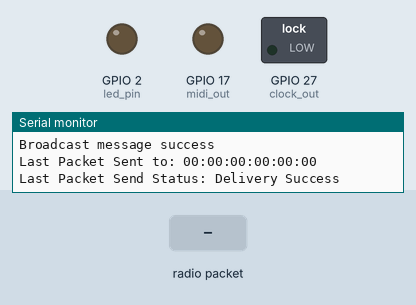
Bench run of a sketch on a simulated ESP32. Parts: switched loads named in the sketch (green lamp = pin HIGH), output pins drawn as LEDs (lit = HIGH), the last lines printed to the serial monitor. The inputs (shaded band) are chosen by the test bench.

Above: at 2.2 s.
2.3 s: radio packet "1" arrives
At 2.45 s:
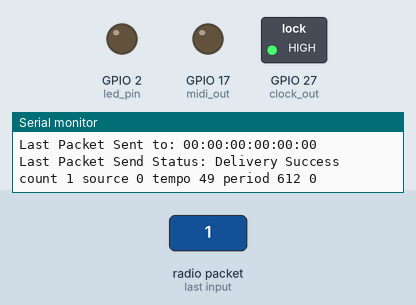
At 3.8 s:
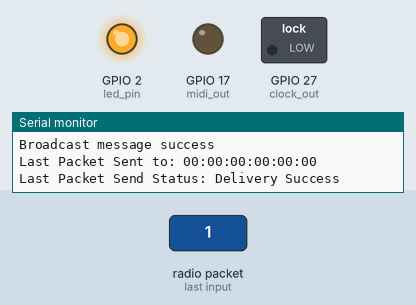
Timing chart, 0 to 5.3 s (numbered marks = the images above; inputs shaded):
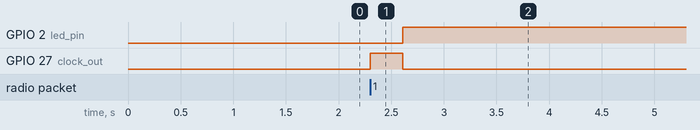

The sketch:

Grand_Central_1.ino
```cpp
//https://github.com/atomic14/ESPNowSimpleSample/blob/master/src/main.cpp
#include <WiFi.h>
#include <esp_now.h>

byte IS_CLOCK_SOURCE = 1;

//pin definitions
byte clock_out = 27;
byte reset_out = 32;
byte midi_out = 17;
byte midi_in = 16;


uint32_t led_onset = 0;
int led_blink_time = 50;
byte led_state = 0;
byte led_pin = 2;
uint32_t clock_counter = 0;
int tempo = 100;
uint16_t tempo_period = 30000/tempo;
uint32_t last_clock_receive_time = 0;
uint32_t metro_timer = 1000;
uint16_t cycle_length = 12;

void formatMacAddress(const uint8_t *macAddr, char *buffer, int maxLength)
{
  snprintf(buffer, maxLength, "%02x:%02x:%02x:%02x:%02x:%02x", macAddr[0], macAddr[1], macAddr[2], macAddr[3], macAddr[4], macAddr[5]);
}

void receiveCallback(const uint8_t *macAddr, const uint8_t *data, int dataLen){

  // Serial.print("Received data as integers: ");
  // for (int i = 0; i < dataLen; i++) {
  //   Serial.print(data[i]);
  //   Serial.print(" ");
  // }
  //Serial.println();

  tempo = data[0];
  tempo_period = 30000 / tempo;
  clock_counter = (data[1]<<8) + data[2];
  cycle_length = data[3];

  sendClock(clock_counter);
}

// callback when data is sent
void sentCallback(const uint8_t *macAddr, esp_now_send_status_t status)
{
  char macStr[18];
  formatMacAddress(macAddr, macStr, 18);
  Serial.print("Last Packet Sent to: ");
  Serial.println(macStr);
  Serial.print("Last Packet Send Status: ");
  Serial.println(status == ESP_NOW_SEND_SUCCESS ? "Delivery Success" : "Delivery Fail");
}

void broadcast(uint16_t count)
{
  // this will broadcast a message to everyone in range
  uint8_t broadcastAddress[] = {0xFF, 0xFF, 0xFF, 0xFF, 0xFF, 0xFF};
  esp_now_peer_info_t peerInfo = {};
  memcpy(&peerInfo.peer_addr, broadcastAddress, 6);
  if (!esp_now_is_peer_exist(broadcastAddress))
  {
    esp_now_add_peer(&peerInfo);
  }

uint8_t lowByte = count & 0xFF;

// Extract high byte (most significant byte)
uint8_t highByte = (count >> 8) & 0xFF;

   // Populate the array with sample data
  byte dataArray[8] = {tempo, highByte, lowByte, cycle_length, 0,0,0,0};

  esp_err_t result = esp_now_send(broadcastAddress, dataArray, sizeof(dataArray));
  // and this will send a message to a specific device
  /*uint8_t peerAddress[] = {0x3C, 0x71, 0xBF, 0x47, 0xA5, 0xC0};
  esp_now_peer_info_t peerInfo = {};
  memcpy(&peerInfo.peer_addr, peerAddress, 6);
  if (!esp_now_is_peer_exist(peerAddress))
  {
    esp_now_add_peer(&peerInfo);
  }
  esp_err_t result = esp_now_send(peerAddress, (const uint8_t *)message.c_str(), message.length());*/
  if (result == ESP_OK)
  {
    Serial.println("Broadcast message success");
  }
  else if (result == ESP_ERR_ESPNOW_NOT_INIT)
  {
    Serial.println("ESPNOW not Init.");
  }
  else if (result == ESP_ERR_ESPNOW_ARG)
  {
    Serial.println("Invalid Argument");
  }
  else if (result == ESP_ERR_ESPNOW_INTERNAL)
  {
    Serial.println("Internal Error");
  }
  else if (result == ESP_ERR_ESPNOW_NO_MEM)
  {
    Serial.println("ESP_ERR_ESPNOW_NO_MEM");
  }
  else if (result == ESP_ERR_ESPNOW_NOT_FOUND)
  {
    Serial.println("Peer not found.");
  }
  else
  {
    Serial.println("Unknown error");
  }
}

void setup()
{
  pinMode( led_pin, OUTPUT);
  pinMode( clock_out, OUTPUT);
  pinMode( reset_out, OUTPUT);
  pinMode( midi_out, OUTPUT);

  Serial.begin(115200);
  delay(1000);
  //Set device in STA mode to begin with
  WiFi.mode(WIFI_STA);
  Serial.println("ESPNow Example");
  // Output my MAC address - useful for later
  Serial.print("My MAC Address is: ");
  Serial.println(WiFi.macAddress());
  // shut down wifi
  WiFi.disconnect();
  // startup ESP Now
  if (esp_now_init() == ESP_OK)
  {
    Serial.println("ESPNow Init Success");
    esp_now_register_recv_cb(receiveCallback);
    esp_now_register_send_cb(sentCallback);
  }
  else
  {
    Serial.println("ESPNow Init Failed");
    delay(3000);
    ESP.restart();
  }
}

void loop()
{
  static uint32_t timer = 0;
  int interval = 120;

  if( IS_CLOCK_SOURCE ){
    if(millis()-timer > tempo_period){
      timer = millis();
      broadcast(clock_counter++);
    }
  }

  else{
    if(millis()-last_clock_receive_time > tempo_period+1){
      sendClock(0);
    }
  }

  checkLed();
}

void triggerClock(){
  led_onset = millis();
  led_state = 1;
  led_blink_time = tempo_period/2;
  digitalWrite( led_pin, LOW);
  digitalWrite( clock_out, HIGH);
}

void triggerReset(){
  led_onset = millis();
  led_state = 1;
  led_blink_time = tempo_period/2;
  digitalWrite( reset_out, HIGH);
}

void checkLed(){
  if(led_state == 1){
    if(millis() - last_clock_receive_time > led_blink_time){
      led_state = 0;
      digitalWrite( led_pin, HIGH);
      digitalWrite( clock_out, LOW);
      digitalWrite( reset_out, LOW);
    }
  }
}

void sendClock(uint32_t num){
  //num is 0 for internal clock, the current beat number for external clock
  last_clock_receive_time = millis();

  if( num == 0 ){ //internal clock fired
    clock_counter++;
  } else { clock_counter = num; }

  triggerClock();
  if( (clock_counter % 8) == 0) triggerReset();

  Serial.print ("count " + String(clock_counter) + " ");
  Serial.print ("source " + String(num) + " ");
  Serial.print ("tempo " + String(tempo) + " ");
  Serial.print ("period " + String(tempo_period) + " ");
  Serial.println( millis() - last_clock_receive_time);
}
```

Measured:
- after the input at 2.3 s, GPIO 2 (led_pin): LOW → HIGH after 0.31 s; GPIO 27 (clock_out): LOW → HIGH at once, → LOW 0.31 s later
